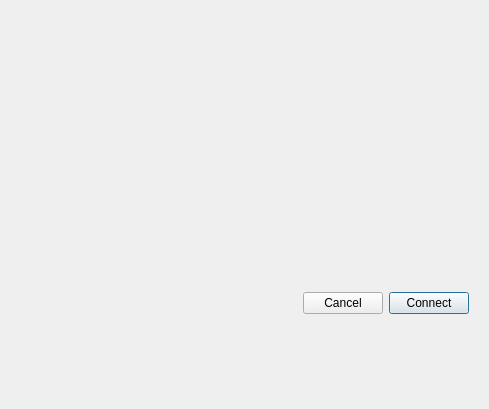
<?xml version="1.0" encoding="UTF-8"?>
<ui version="4.0">
 <class>ConnectDialog</class>
 <widget class="QDialog" name="ConnectDialog">
  <property name="geometry">
   <rect>
    <x>0</x>
    <y>0</y>
    <width>489</width>
    <height>409</height>
   </rect>
  </property>
  <property name="windowTitle">
   <string>Connect To Database</string>
  </property>
  <layout class="QVBoxLayout" name="verticalLayout" stretch="0,0">
   <item>
    <widget class="electronicsdb::ConnectionEditWidget" name="connEditor" native="true"/>
   </item>
   <item>
    <widget class="QWidget" name="widget_2" native="true">
     <layout class="QHBoxLayout" name="horizontalLayout">
      <item>
       <spacer name="horizontalSpacer">
        <property name="orientation">
         <enum>Qt::Horizontal</enum>
        </property>
        <property name="sizeHint" stdset="0">
         <size>
          <width>40</width>
          <height>20</height>
         </size>
        </property>
       </spacer>
      </item>
      <item>
       <widget class="QPushButton" name="cancelButton">
        <property name="text">
         <string>Cancel</string>
        </property>
       </widget>
      </item>
      <item>
       <widget class="QPushButton" name="connectButton">
        <property name="autoFillBackground">
         <bool>false</bool>
        </property>
        <property name="text">
         <string>Connect</string>
        </property>
        <property name="default">
         <bool>true</bool>
        </property>
       </widget>
      </item>
     </layout>
    </widget>
   </item>
  </layout>
 </widget>
 <customwidgets>
  <customwidget>
   <class>electronicsdb::ConnectionEditWidget</class>
   <extends>QWidget</extends>
   <header location="global">electronicsdb/gui/settings/ConnectionEditWidget.h</header>
   <container>1</container>
  </customwidget>
 </customwidgets>
 <tabstops>
  <tabstop>cancelButton</tabstop>
  <tabstop>connectButton</tabstop>
 </tabstops>
 <resources/>
 <connections/>
</ui>
